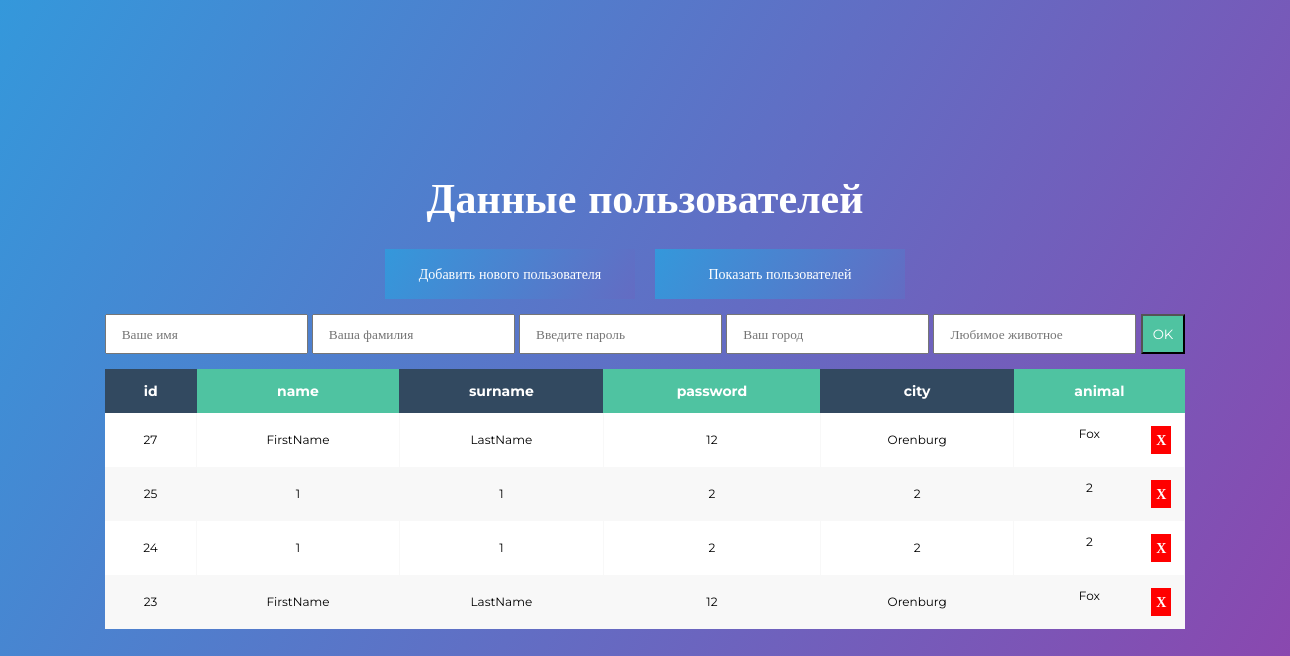
The page / on the database its author committed.
### tables this page shows
CREATE TABLE `user` (
  `id` int(11) UNSIGNED NOT NULL,
  `name` varchar(30) NOT NULL,
  `surname` varchar(30) NOT NULL,
  `pass` varchar(11) NOT NULL,
  `city` varchar(30) NOT NULL,
  `animal` varchar(30) NOT NULL
);

### index.php (the view, shortened to what this page needs)
<!DOCTYPE html>
<html lang="en">
<head>
  <link rel="stylesheet" href="css/style.css">
</head>
<body>
  <div id="app">
    <div id="table">
      <h1>Данные пользователей</h1>
      <div class="block_btn">
        <button onclick="addbtn();" type="button">Добавить нового пользователя</button>
        <button onclick="showbtn();" type="button">Показать пользователей</button>
      </div>
      <form id="addform" action="/add.php" method="post">
        <input type="text" name="name" placeholder="Ваше имя">
        <input type="text" name="surname" placeholder="Ваша фамилия">
        <input type="text" name="pass" placeholder="Введите пароль">
        <input type="text" name="city" placeholder="Ваш город">
        <input type="text" name="animal" placeholder="Любимое животное">
        <button type="submit" name="send">OK</button>
      </form>
      <table id="showtable" >
        <thead>
          <tr>
            <th>id</th>
            <th>name</th>
            <th>surname</th>
            <th>password</th>
            <th>city</th>
            <th>animal</th>
          </tr>
        </thead>
        <tbody>
          <?php
            require 'config.php';
            $query = $connect->query('SELECT * FROM `user` ORDER BY `id` DESC');
            while($row = $query->fetch(PDO::FETCH_OBJ)) {
              echo '<tr><td>'.$row->id.'</td>';
              echo '<td>'.$row->name.'</td>';
              echo '<td>'.$row->surname.'</td>';
              echo '<td>'.$row->pass.'</td>';
              echo '<td>'.$row->city.'</td>';
              echo '<td>'.$row->animal.'<a href="delete.php?id='.$row->id.'">Х</a></td></tr>';
            }
          ?>
        </tbody>
      </table>
    </div>
  </div>
</body>
</html>

### css/style.css (style rules this page uses)
* { margin: 0; padding: 0; text-decoration: none; font-family: montserrat; }
body { min-width: 1280px; width: 100%; min-height: 100vh; background-image: linear-gradient(120deg, #3498db, #8e44ad); display: flex; justify-content: center; align-items: center; }
#app { height: auto; }
#app h1 { font-size: 42px; color: #fff; margin-bottom: 25px; text-align: center; }
form { display: block; justify-content: space-between; margin-bottom: 15px; }
form>input { padding: 10px 15px; outline: none; }
form>button { color: #ffffff; background: #4FC3A1; outline: none; padding: 10px; }
input, button, input:focus, button, button:focus { outline: none !important; }
.block_btn { display: flex; margin-bottom: 15px; width: 100%; justify-content: center; }
.block_btn button { display: block; width: 250px;; height: 50px; border: none; background: linear-gradient(120deg, #3498db, #8e44ad); background-size: 200%; cursor: pointer; color: #fff; transition: .5s; font-weight: 500; font-size: 14px; }
.block_btn button:first-child { margin-right: 20px }
#table td a { padding: 5px; color: #fff; font-weight: 700; font-size: 14px; border: none; background: red; float: right; cursor: pointer; }
#table table { display: table; border-radius: 3px; font-size: 14px; font-weight: normal; border: none; border-collapse: collapse; width: 100%; max-width: 100%; white-space: nowrap; background-color: white; }
#table table td, #table table th { text-align: center; padding: 13px; }
#table table td { border-right: 1px solid #f8f8f8; font-size: 12px; }
#table table thead th { color: #ffffff; background: #4FC3A1; }
#table table thead th:nth-child(odd) { color: #ffffff; background: #324960; }
#table table tr:nth-child(even) { background: #F8F8F8; }

### rows shown on the page
user: id "27", name "FirstName", surname "LastName", pass "12", city "Orenburg", animal "Fox"
user: id "25", name "1", surname "1", pass "2", city "2", animal "2"
user: id "24", name "1", surname "1", pass "2", city "2", animal "2"
user: id "23", name "FirstName", surname "LastName", pass "12", city "Orenburg", animal "Fox"
